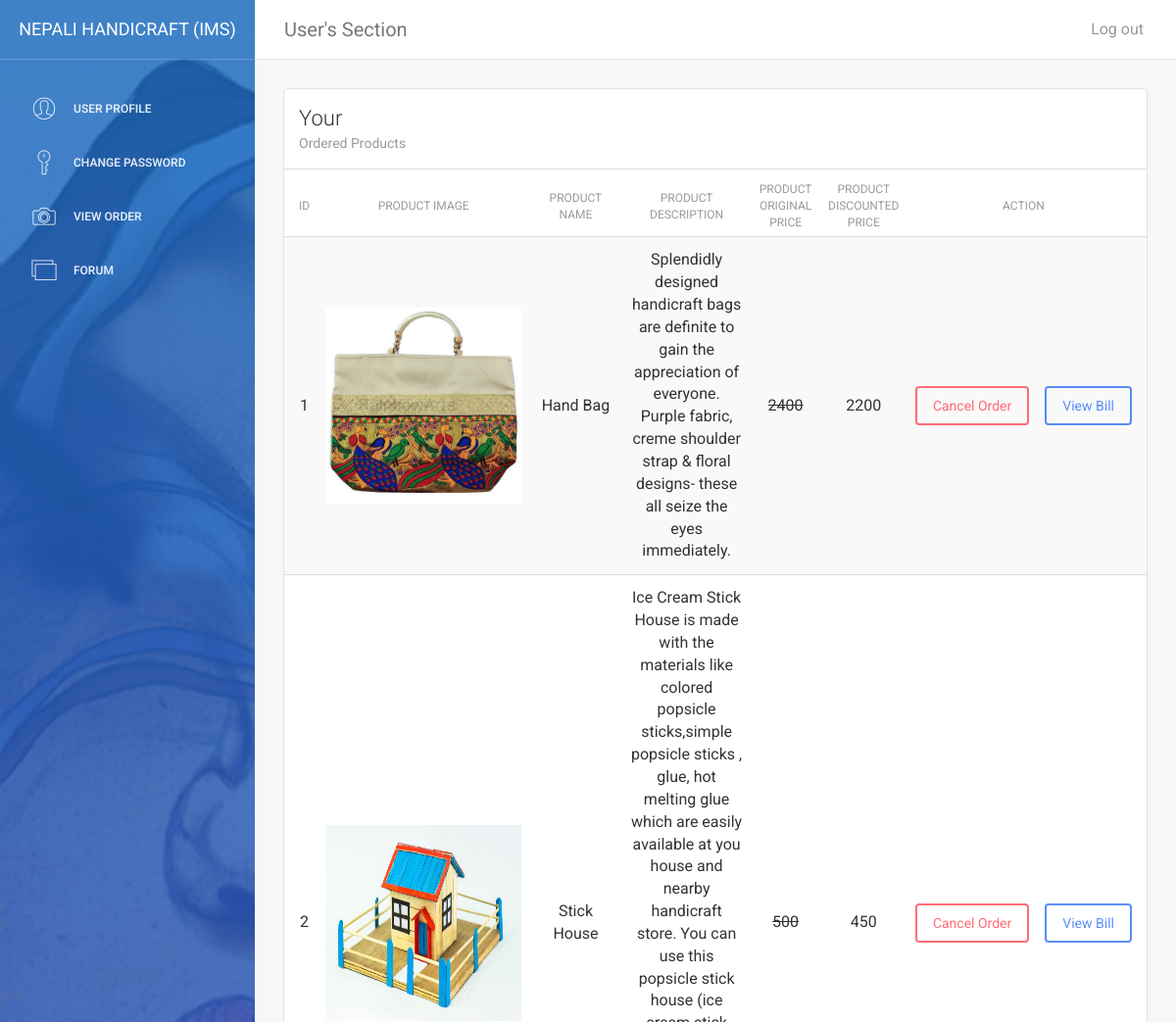
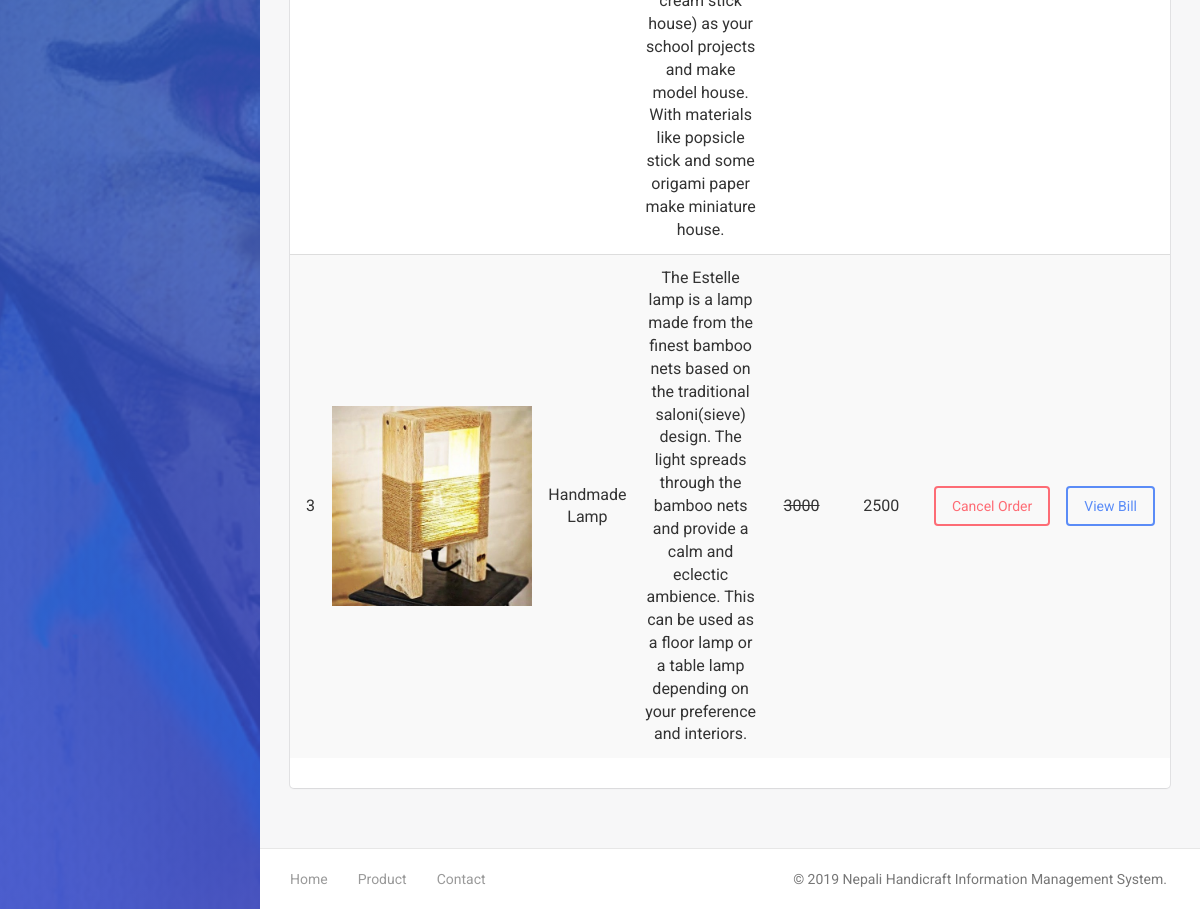
The page /user/view-order.php (signed in) on the database as committed earlier (2 pictures, top to bottom).
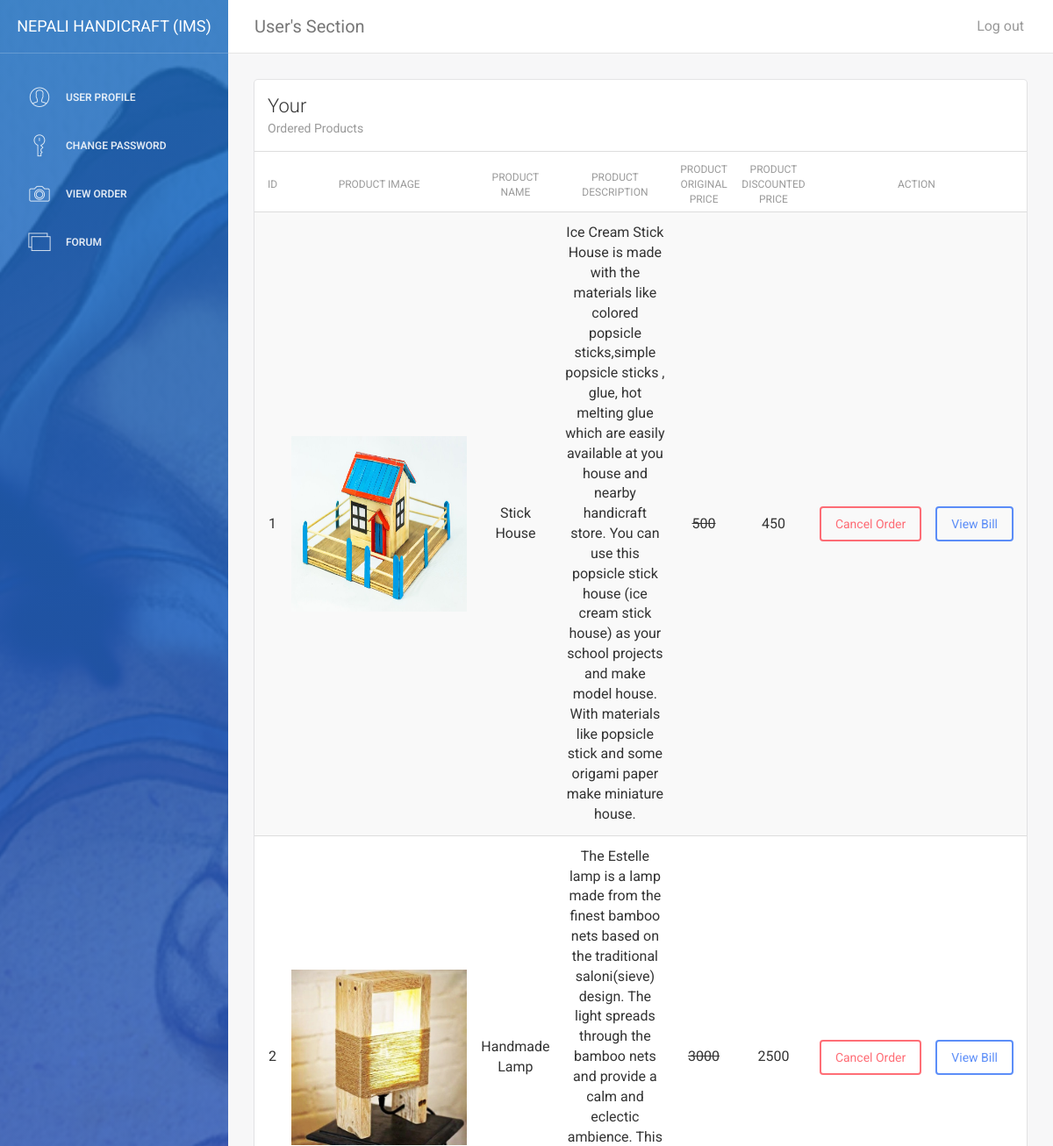
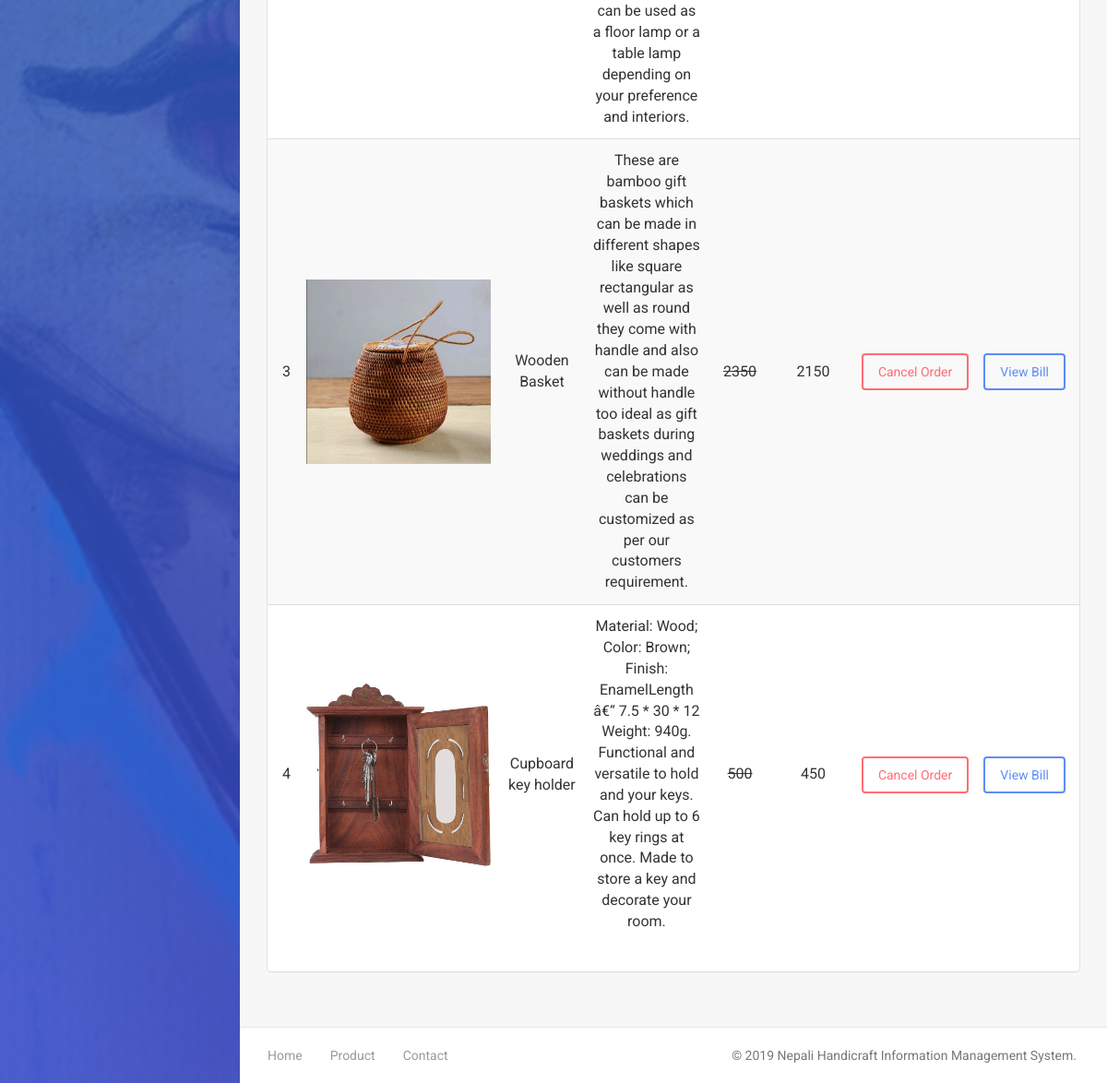
The same page on the database as committed later (2 pictures, top to bottom).
### tables this page shows
CREATE TABLE `tbl_order` (
  `o_id` int(11) NOT NULL,
  `u_id` int(11) NOT NULL,
  `p_id` int(11) NOT NULL,
  `date` date NOT NULL
);

CREATE TABLE `tbl_product` (
  `p_id` int(11) NOT NULL,
  `p_name` varchar(255) NOT NULL,
  `p_image` varchar(255) NOT NULL,
  `p_description` text NOT NULL,
  `p_price` double NOT NULL,
  `p_disprice` double NOT NULL
);

### user/order-list.php (called while the page is built)
<?php
    $userID = $_SESSION['user-id'];
    $servername = "localhost";
    $username = "root";
    $password = "";
    $dbname = "00174648_devishbaidawarchhetri_cp";
    $conn = new mysqli($servername, $username, $password, $dbname);
    $sql = "SELECT o.o_id, u.u_id, u.fname, u.lname, u.e_mail, u.telephone, u.address, p.p_name, p.p_description, p.p_price, p.p_disprice, p.p_image
    FROM tbl_order o, tbl_register_user u, tbl_product p
    WHERE o.u_id = u.u_id AND o.p_id = p.p_id AND u.u_id = $userID
    ORDER BY o.o_id;";
    $result =$conn->query($sql);
?>

### user/view-order.php (the view, shortened to what this page needs)
<?php
    require 'order-list.php';
?>
<!doctype html>
<html lang="en">
<head>
    <link href="assets/css/bootstrap.min.css" rel="stylesheet" />
    <link href="assets/css/animate.min.css" rel="stylesheet"/>
    <link href="assets/css/light-bootstrap-dashboard.css?v=1.4.0" rel="stylesheet"/>
    <link href="assets/css/demo.css" rel="stylesheet" />
    <link href="http://maxcdn.bootstrapcdn.com/font-awesome/4.2.0/css/font-awesome.min.css" rel="stylesheet">
    <link href="assets/css/pe-icon-7-stroke.css" rel="stylesheet" />
</head>
<body>
<div class="wrapper">
    <?php include ('user-sidebar.php'); ?>
    <div class="main-panel">
    <?php include ('user-nav.php'); ?>
        <div class="content">
            <div class="container-fluid">
                <div class="row">
                    <div class="col-md-12">
                        <div class="card">
                            <div class="header">
                                <h4 class="title">Your</h4>
                                <p class="category">Ordered Products</p>
                            </div>
                            <div class="content table-responsive table-full-width">
                                <table class="table table-hover table-striped">
                                    <thead>
                                        <th>ID</th>
                                        <th>Product Image</th>
                                    	<th>Product Name</th>
                                        <th>Product Description</th>
                                        <th>Product Original Price</th>
                                        <th>Product Discounted Price</th>
                                        <th colspan="2" style="text-align: center;">Action</th>
                                    </thead>
                                    <tbody>
                                        <?php
                                        $i = 1;
                                        while($output = $result->fetch_assoc()){
                                        ?>
                                        <tr>
                                            <td><?php echo $i; ?></td>
                                            <td><img src="../images/product-images/<?php echo $output['p_image']; ?>" style="width:200px; height: 200px;"></td>
                                            <td><?php echo $output['p_name']; ?></td>
                                            <td><?php echo $output['p_description']; ?></td>
                                            <td><s><?php echo $output['p_price']; ?></s></td>
                                            <td><?php echo $output['p_disprice']; ?></td>
								            <td><a href="../actions/cancelOrder-action.php?cancel=<?php echo $output['o_id']; ?>" class="btn btn-danger" onclick="Javascript: return confirm('Are you sure you want to cancel order?');" name="productDelete">Cancel Order</a></td>
                                            <td><a href="view-bill.php?view=<?php echo $output['o_id']; ?>" class="btn btn-primary" name="viewBill">View Bill</a></td>
                                        </tr>
                                    <?php $i++; } ?>
                                    </tbody>
                                </table>
                            </div>
                        </div>
                    </div>
                </div>
            </div>
        </div>
        <footer class="footer">
            <div class="container-fluid">
                <nav class="pull-left">
                    <ul>
                        <li>
                            <a href="../index.php">
                                Home
                            </a>
                        </li>
                        <li>
                            <a href="../products.php">
                                Product
                            </a>
                        </li>
                        <li>
                            <a href="../contact.php">
                                Contact
                            </a>
                        </li>
                    </ul>
                </nav>
                <p class="copyright pull-right">
                    &copy; <script>document.write(new Date().getFullYear())</script> Nepali Handicraft Information Management System.
                </p>
            </div>
        </footer>
    </div>
</div>
</body>
</html>

Rows that differ between the two databases and show on the page:
removed tbl_order: p.p_image (picture), p.p_name "Hand Bag", p.p_description "Splendidly designed handicraft bags are definite to gain the appreciation of everyone. Purple fabric, creme shoulder strap & floral designs- these all seize the eyes immediately.", p.p_price "2400", p.p_disprice "2200"
added tbl_order: p.p_image (picture), p.p_name "Wooden Basket", p.p_description "These are bamboo gift baskets which can be made in different shapes like square rectangular as well as round they come with handle and also can be made without handle too ideal as gift baskets during weddings and celebrations can be customized as per our customers requirement.", p.p_price "2350", p.p_disprice "2150"
added tbl_order: p.p_image (picture), p.p_name "Cupboard key holder", p.p_description "Material: Wood; Color: Brown; Finish: EnamelLength â€“ 7.5 * 30 * 12 Weight: 940g. Functional and versatile to hold and your keys. Can hold up to 6 key rings at once. Made to store a key and decorate your room.", p.p_price "500", p.p_disprice "450"
